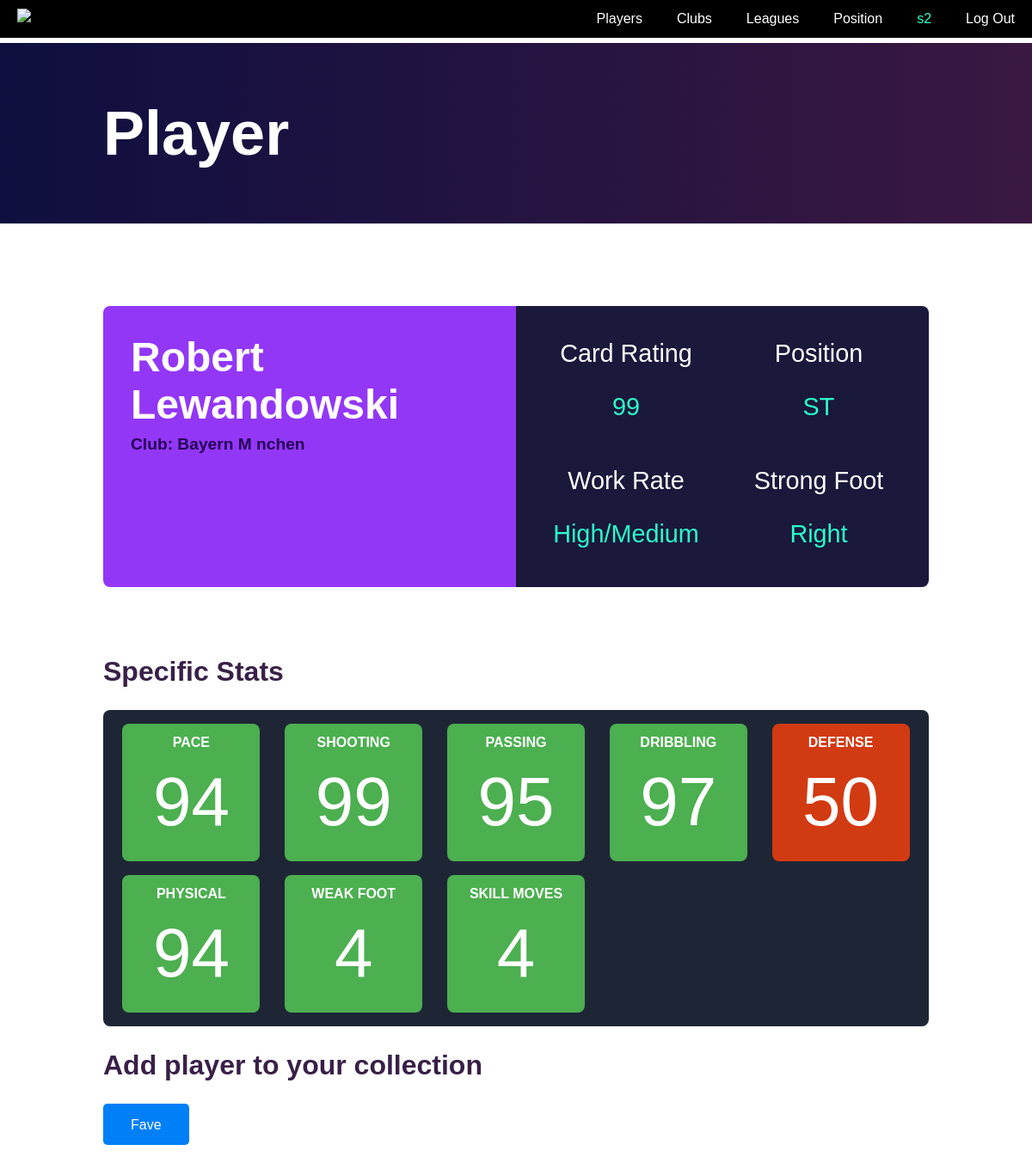
The page /pages/player.php?id=2 (signed in) on the database its author committed.
### tables this page shows
CREATE TABLE `club` (
  `clubid` int(11) NOT NULL,
  `clubname` varchar(128) NOT NULL,
  `leagueid` int(11) NOT NULL,
  `playerid` int(11) NOT NULL
);

CREATE TABLE `player` (
  `playerid` int(11) NOT NULL,
  `playerName` varchar(30) NOT NULL,
  `position` char(4) NOT NULL,
  `pace` tinyint(2) UNSIGNED NOT NULL,
  `shooting` tinyint(2) UNSIGNED NOT NULL,
  `passing` tinyint(2) UNSIGNED NOT NULL,
  `dribbling` tinyint(2) UNSIGNED NOT NULL,
  `defense` tinyint(2) UNSIGNED NOT NULL,
  `physical` tinyint(2) UNSIGNED NOT NULL,
  `cardRating` tinyint(2) UNSIGNED NOT NULL,
  `weakFoot` tinyint(1) UNSIGNED NOT NULL,
  `skillMoves` tinyint(1) UNSIGNED NOT NULL,
  `workRates` varchar(255) NOT NULL,
  `strongFoot` varchar(5) NOT NULL
);

### pages/player.php (the view, shortened to what this page needs)
<!DOCTYPE html>
<?php
$playerId = str_replace($_SERVER["SCRIPT_NAME"] . "?id=", "", $_SERVER['REQUEST_URI']);
$playerId = urldecode($playerId);
include("../phpData/dbconnect.php");
$connection = mysqli_connect($dbhost, $dbuser, $dbpass, $dbname);
$sql_basic = "SELECT club.clubname, player.playerName FROM player
INNER JOIN club ON player.playerid = club.playerid WHERE player.playerid=$playerId";
if ($query_basic = $connection->query($sql_basic)) {
} else {
    echo $connection->errno;
    echo $connection->error;
}
$row_basic = mysqli_fetch_assoc($query_basic);
$club =  $row_basic['clubname'];
$playerName = $row_basic['playerName'];
?>
<html lang="en">
<head>
    <link rel="stylesheet" type="text/css" href="../css/main.css">
</head>
<body>
    <header class="header">
        <nav>
            <a href="../index.php"><img src="../img/logo.png" alt="FIFA 21 logo" class="logo"></a>
            <ul class="menu">
                <li><a href="../players.php">Players</a></li>
                <li><a href="./clubs.php">Clubs</a></li>
                <li><a href="./leagues.php">Leagues</a></li>
                <li><a href="./position.php">Position</a></li>
                <?php
                if (isset($_SESSION["username"])) {
                    echo '<li> <a href = "../pages/userdetail.php" id="user">' . $_SESSION["username"] . '</a></li>';
                    echo '<li> <a href = "../data/log_out_post.php">Log Out</a></li>';
                } else {
                    echo '<li><a href="../pages/login.php">Login</a></li>';
                    echo '<li><a href="../pages/sign-up.php">Sign up</a></li>';
                }
                ?>
            </ul>
        </nav>
    </header>
    <div class="main-banner">
        <h1 class="landing-header">Player</h1>
    </div>
    <main>
        <div class="basic-info">
            <div class="profile">
                <div class="general-info">
                    <h2><?php echo $playerName; ?></h2>
                    <p>Club: <?php echo $club ?></p>
                </div>
            </div>
            <div class="general-stats">
                <?php
                $sql_general = "SELECT cardRating, position, workRates, strongFoot FROM player WHERE playerid='$playerId'";
                $query_general = mysqli_query($connection, $sql_general) or die("Bad Query: $sql_general");
                while ($rows = $query_general->fetch_assoc()) {
                    $cardRating = $rows['cardRating'];
                    $position = $rows['position'];
                    $workRate = $rows['workRates'];
                    $strongFoot = $rows['strongFoot'];
                    echo "<div>
                            <h2> Card Rating </h2>
                            <h3> $cardRating </h3>
                         </div>
                        <div>
                            <h2>Position</h2>
                            <h3> $position </h3>
                        </div>
                        <div>
                            <h2> Work Rate </h2>
                            <h3> $workRate </h3>
                        </div>
                        <div>
                            <h2> Strong Foot </h2>
                            <h3> $strongFoot </h3>
                        </div>
                    ";
                }
                ?>
            </div>
        </div>
        <h2 class="specific-title">Specific Stats</h2>
        <div class="specific-stats">
            <?php
            $sql_specific = "SELECT pace, shooting, passing, dribbling, defense, physical, weakFoot, skillMoves FROM player WHERE playerid='$playerId'";
            $query_specific = mysqli_query($connection, $sql_specific) or die("Bad Query: $sql_specific");
            while ($rows = $query_specific->fetch_assoc()) {
                $pace = $rows['pace'];
                $defense = $rows['defense'];
                $weakFoot = $rows['weakFoot'];
                function categorize100s($stat, $name) {
                    if ($stat <= 50) {
                        echo "<div class='low'>";
                    } else if ($stat > 50 && $stat <= 80) {
                        echo "<div class='medium'>";
                    } else {
                        echo "<div class='high'>";
                    }
                    echo     "<h2> $name </h2>";
                    echo     "<h3> $stat </h3>";
                    echo  "</div>";
                }
                function categorize5s($stat, $name) {
                    if ($stat <= 1) {
                        echo "<div class='low'>";
                    } else if ($stat > 1 && $stat < 4) {
                        echo "<div class='medium'>";
                    } else {
                        echo "<div class='high'>";
                    }
                    echo     "<h2> $name </h2>";
                    echo     "<h3> $stat </h3>";
                    echo  "</div>";
                }
                categorize100s($pace, 'PACE');
                categorize100s($defense, 'DEFENSE');
                categorize5s($weakFoot, 'WEAK FOOT');
            }
            ?>
        </div>
        <?php if (isset($_SESSION["username"])) {
            $tempUN = $_SESSION["username"];
            $getUserIDQuery = "SELECT user.userid FROM user WHERE user.username = '$tempUN'";
            if (!$connection->query($getUserIDQuery)) {
                echo "creation failed: (" . $connection->errno . ") " . $connection->error;
            } else {
                $result = $connection->query($getUserIDQuery);
            }
            while ($rows = $result->fetch_assoc()) {
                $userID = $rows["userid"];
            }
            $faveQuery = "SELECT * FROM faves WHERE faves.userid = $userID AND faves.playerid = $playerId";
            $results =$connection->query($faveQuery) or die("Bad Query: $sql_general");
            if (mysqli_num_rows($results) == 1) {
                echo "<h2 class='specific-title'>Remove player from your collection</h2>";
                echo "<form method = 'post'>";
                echo "<input type = 'submit' name = 'unFave' id ='unfave' value = 'Unfave'>";
            }
            else {
                echo "<h2 class='specific-title'>Add player to your collection</h2>";
                echo "<form method = 'post'>";
                echo "<input type = 'submit' name = 'Fave' id ='fave' value = 'Fave'>";
            }
        }
        ?>
    </main>
</body>
</html>

### rows shown on the page
club: playerid.playerName "Robert Lewandowski", clubname "Bayern M nchen"
player: cardRating "99", position "ST", workRates "High/Medium", strongFoot "Right", name "PACE SHOOTING PASSING DRIBBLING DEFENSE PHYSICAL", pace "94 99 95 97 50 94", name "WEAK FOOT SKILL MOVES", weakFoot "4 4"

### other values the page prints
$_SESSION["username"] "s2"
